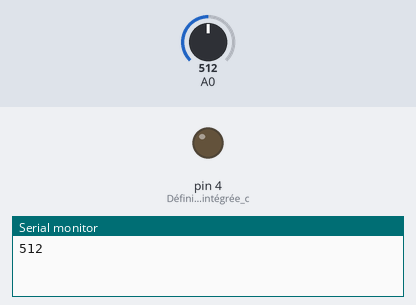
Simulated run of this sketch. Board: Arduino Uno, built with avr-gcc and run on an emulated ATmega328P. Shown: output pins drawn as LEDs (lit = HIGH), the last lines printed to the serial monitor. The test bench sets the inputs (shaded band); at power-on: A0 = 512.

Above: at 0.05 s.
At 7.51 s:
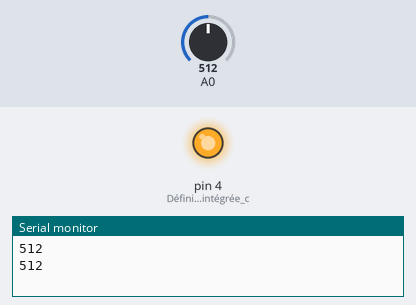
Timing chart, 0 to 8.0 s (numbered marks = the images above):
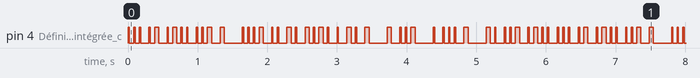

The sketch:

2026-01-08_morse-code.ino
```cpp
const int TIME = 20;

const int DOT = TIME;
const int DASH = TIME*3;
const int SPACE = TIME*3;
const int WORD_SPACE = TIME*7;

const char* MORSE_ALPHABET[] = {
  ".-", "-...", "-.-.", "-..", ".", "..-.", "--.", "....", "..", ".---",  // A-J
  "-.-", ".-..", "--", "-.", "---", ".--.", "--.-", ".-.", "...", "-",    // K-T
  "..-", "...-", ".--", "-..-", "-.--", "--..",                           // U-Z
  "-----", ".----", "..---", "...--", "....-", ".....",                   // 0-5
  "-....", "--...", "---..", "----."                                      // 6-9
};

void setup() {
  pinMode(4, OUTPUT); // Définir la LED intégrée comme une sortie
  pinMode(0, INPUT);
  Serial.begin(9600);
}

void flashDot() {
    // Serial.print(".");
    digitalWrite(4, HIGH);
    delay(DOT);
    digitalWrite(4, LOW);
    delay(SPACE);
}

void flashDash() {
    // Serial.print("-");
    digitalWrite(4, HIGH);
    delay(DASH);
    digitalWrite(4, LOW);
    delay(SPACE);
}

void displayMorseChar(const char* morse) {
  for (int i = 0; morse[i] != '\0'; i++) {
    if (morse[i] == '.') flashDot();
    else if (morse[i] == '-') flashDash();
  }
  delay(SPACE);
}

void flashMorseChar(char c) {
  if (c >= 'A' && c <= 'Z') {
    displayMorseChar(MORSE_ALPHABET[c - 'A']);
  } else if (c >= '0' && c <= '9') {
    displayMorseChar(MORSE_ALPHABET[c - '0' + 26]);
  } else {
    // Serial.println("error");
  }
}

void flashMessageInMorse(const String message) {
  // Sur des variables de type String on retrouve .length() comme dans de nombreux languages
  for (int i = 0; i < message.length(); i++) {
    message.toUpperCase();
    char c = message[i];
    if (c == ' ') {
      delay(WORD_SPACE);
    } else {
      flashMorseChar(c);
      // Serial.println(c);
    }
  }
  // Serial.println();
}

void loop() {

  Serial.println(analogRead(0));
  flashMessageInMorse("SALUT VINCENT TU EST NUL");


}
```

Measured:
- by itself, pin 4 (Définir_la_LED_intégrée_c): moves between LOW and HIGH, repeating every 6.2 s
- by itself, everything shown: repeats every 6.2 s, in 40 steps
